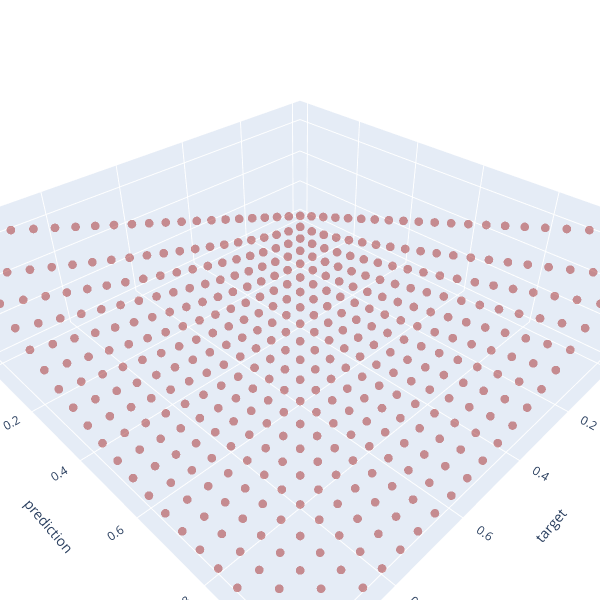
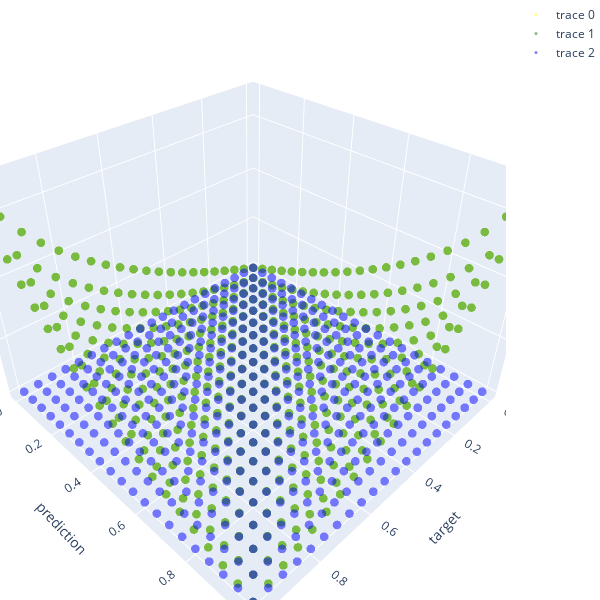
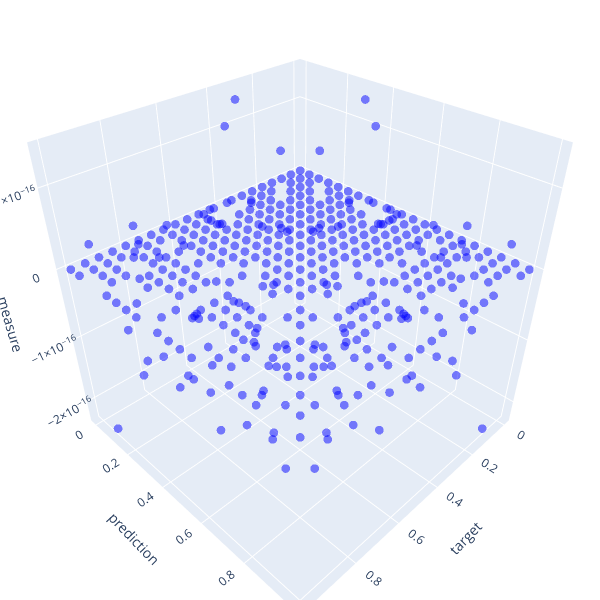

The notebook cell these images were saved under, in order:
### Markdown cell above
## Jensen–Shannon divergence
A quite common divergence to compare probability distributions is the Jensen–Shannon divergence (Information Radius, IRad). It is similar to KL but it's symmetric and finite (WOW).

### Code cell
def jensen_shannon(y_pred, y_true):
    M = 1/2 * (y_pred + y_true)
    return 1/2 * kullbach_leibler(M, y_true) + 1/2 * kullbach_leibler(M, y_pred)

def jensen_shannon_kl_corrected(y_pred, y_true):
    M = 1/2 * (y_pred + y_true)
    return 1/2 * kullbach_leibler_corrected(M, y_true) + 1/2 * kullbach_leibler_corrected(M, y_pred)

def jensen_shannon_corrected(y_pred, y_true):
    return jensen_shannon(y_pred, y_true) + jensen_shannon(1 - y_pred, 1 - y_true)

def difference(y_pred, y_true):
    return jensen_shannon_corrected(y_pred, y_true) - jensen_shannon_kl_corrected(y_pred, y_true)

plot_divergence([jensen_shannon], ['brown'])
plot_divergence([jensen_shannon_corrected, jensen_shannon_kl_corrected, difference], ['yellow', 'green', 'blue'])
plot_divergence([difference], ['blue'])

### Figure 1 — Plotly figure (JSON) as saved in the notebook; plotly's stock layout.template omitted (floating-point values rounded to 4 significant figures; data arrays with more than 128 entries replaced by an {"elided": "..."} marker saying what was removed)
{"data": [{"marker": {"color": "brown", "opacity": 0.5, "size": 3}, "mode": "markers", "type": "scatter3d", "x": {"elided": "441 float values"}, "y": {"elided": "441 float values"}, "z": {"elided": "441 float values"}}], "layout": {"autosize": false, "height": 600, "margin": {"b": 0, "l": 0, "r": 0, "t": 0}, "scene": {"xaxis": {"title": {"text": "target"}}, "yaxis": {"title": {"text": "prediction"}}, "zaxis": {"title": {"text": "measure"}}}, "width": 600}}

### Figure 2 — Plotly figure (JSON) as saved in the notebook; plotly's stock layout.template omitted (floating-point values rounded to 4 significant figures; data arrays with more than 128 entries replaced by an {"elided": "..."} marker saying what was removed)
{"data": [{"marker": {"color": "yellow", "opacity": 0.5, "size": 3}, "mode": "markers", "type": "scatter3d", "x": {"elided": "441 float values"}, "y": {"elided": "441 float values"}, "z": {"elided": "441 float values"}}, {"marker": {"color": "green", "opacity": 0.5, "size": 3}, "mode": "markers", "type": "scatter3d", "x": {"elided": "441 float values"}, "y": {"elided": "441 float values"}, "z": {"elided": "441 float values"}}, {"marker": {"color": "blue", "opacity": 0.5, "size": 3}, "mode": "markers", "type": "scatter3d", "x": {"elided": "441 float values"}, "y": {"elided": "441 float values"}, "z": {"elided": "441 float values"}}], "layout": {"autosize": false, "height": 600, "margin": {"b": 0, "l": 0, "r": 0, "t": 0}, "scene": {"xaxis": {"title": {"text": "target"}}, "yaxis": {"title": {"text": "prediction"}}, "zaxis": {"title": {"text": "measure"}}}, "width": 600}}

### Figure 3 — Plotly figure (JSON) as saved in the notebook; plotly's stock layout.template omitted (floating-point values rounded to 4 significant figures; data arrays with more than 128 entries replaced by an {"elided": "..."} marker saying what was removed)
{"data": [{"marker": {"color": "blue", "opacity": 0.5, "size": 3}, "mode": "markers", "type": "scatter3d", "x": {"elided": "441 float values"}, "y": {"elided": "441 float values"}, "z": {"elided": "441 float values"}}], "layout": {"autosize": false, "height": 600, "margin": {"b": 0, "l": 0, "r": 0, "t": 0}, "scene": {"xaxis": {"title": {"text": "target"}}, "yaxis": {"title": {"text": "prediction"}}, "zaxis": {"title": {"text": "measure"}}}, "width": 600}}
